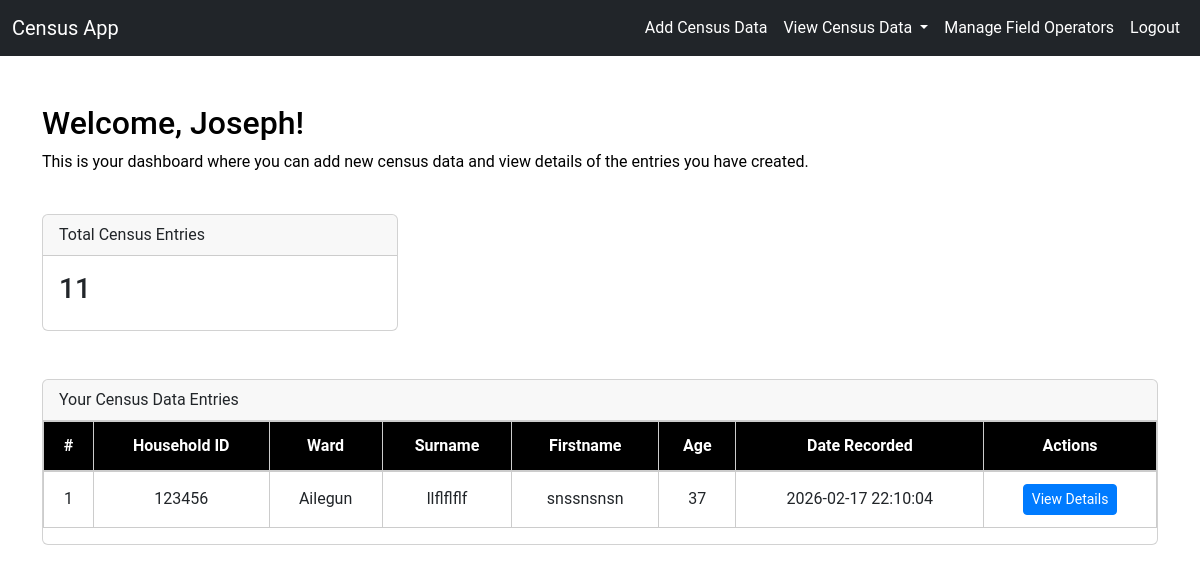
/operator_dashboard.php (signed in), run on the app's committed database.
### tables this page shows
CREATE TABLE `users` (
  `user_id` int(11) NOT NULL,
  `username` varchar(50) NOT NULL,
  `password` varchar(255) NOT NULL,
  `email` varchar(100) DEFAULT NULL,
  `role` enum('admin','field_operator') NOT NULL,
  `created_at` timestamp NOT NULL DEFAULT current_timestamp(),
  `surname` varchar(50) NOT NULL,
  `firstname` varchar(50) NOT NULL,
  `othername` varchar(50) DEFAULT NULL,
  `sex` enum('Male','Female') NOT NULL,
  `date_of_birth` date DEFAULT NULL,
  `address` varchar(255) NOT NULL,
  `state_of_origin` varchar(50) NOT NULL,
  `local_government_of_origin` varchar(50) NOT NULL
);

CREATE TABLE `census` (
  `census_id` int(11) NOT NULL,
  `household_id` varchar(50) NOT NULL,
  `ward` enum('Aigbaka','Ailegun','Fadu','Ifoshi','Ilamose','Oke-Afa') NOT NULL,
  `address` varchar(255) NOT NULL,
  `date_recorded` timestamp NOT NULL DEFAULT current_timestamp(),
  `operator_id` int(11) DEFAULT NULL,
  `surname` varchar(255) NOT NULL,
  `firstname` varchar(255) NOT NULL,
  `othername` varchar(255) DEFAULT NULL,
  `current_age` int(11) NOT NULL,
  `sex` enum('Male','Female') NOT NULL,
  `date_of_birth` date NOT NULL,
  `occupation` varchar(255) NOT NULL,
  `disability_status` enum('Yes','No') NOT NULL,
  `state_of_birth` varchar(255) NOT NULL,
  `local_government_of_birth` varchar(255) NOT NULL,
  `state_of_origin` varchar(255) NOT NULL,
  `local_government_of_origin` varchar(255) NOT NULL,
  `national_identity_number` varchar(11) DEFAULT NULL,
  `latitude` decimal(10,7) DEFAULT NULL,
  `longitude` decimal(10,7) DEFAULT NULL,
  `gps_accuracy` float DEFAULT NULL,
  `gps_address` varchar(255) DEFAULT NULL,
  `location_captured_at` datetime DEFAULT NULL,
  `location_verified` tinyint(1) DEFAULT 0
);

### operator_dashboard.php (the view, shortened to what this page needs)
<?php
include('php/db_connect.php');
$user_id = $_SESSION['user_id'];
$sql = "SELECT firstname FROM users WHERE user_id = $user_id";
$result = $conn->query($sql);
$user = $result->fetch_assoc();
$firstname = $user['firstname'];
$sql_total_census = "SELECT COUNT(*) as total FROM census WHERE operator_id = $user_id";
$result_total_census = $conn->query($sql_total_census);
$total_census = $result_total_census->fetch_assoc()['total'];
$sql_census = "SELECT * FROM census WHERE operator_id = $user_id ORDER BY date_recorded DESC LIMIT 1";
$result_census = $conn->query($sql_census);
?>
<!DOCTYPE html>
<html lang="en">
<head>
    <link href="https://cdn.jsdelivr.net/npm/bootstrap@5.3.0/dist/css/bootstrap.min.css" rel="stylesheet">
    <link href="css/style.css" rel="stylesheet">
</head>
<body>
    <?php include('layout/header.php'); ?>
    <div class="container mt-5">
        <div class="row">
            <div class="col-md-12">
                <h2>Welcome, <?php echo htmlspecialchars($firstname); ?>!</h2>
                <p>This is your dashboard where you can add new census data and view details of the entries you have created.</p>
            </div>
        </div>
        <div class="row mt-4">
            <div class="col-md-4 mb-4">
                <div class="card">
                    <div class="card-header">Total Census Entries</div>
                    <div class="card-body">
                        <h3><?php echo $total_census; ?></h3>
                    </div>
                </div>
            </div>
        </div>
        <div class="row mt-4">
            <div class="col-md-12">
                <div class="card">
                    <div class="card-header">Your Census Data Entries</div>
                    <div class="table-responsive">
                        <table class="table table-bordered">
                            <thead>
                                <tr>
                                    <th>#</th>
                                    <th>Household ID</th>
                                    <th>Ward</th>
                                    <th>Surname</th>
                                    <th>Firstname</th>
                                    <th>Age</th>
                                    <th>Date Recorded</th>
                                    <th>Actions</th>
                                </tr>
                            </thead>
                            <tbody>
                                <?php
                                $serial_number = 1;
                                while ($row = $result_census->fetch_assoc()): ?>
                                    <tr>
                                        <td><?php echo $serial_number++; ?></td>
                                        <td><?php echo htmlspecialchars($row['household_id']); ?></td>
                                        <td><?php echo htmlspecialchars($row['ward']); ?></td>
                                        <td><?php echo htmlspecialchars($row['surname']); ?></td>
                                        <td><?php echo htmlspecialchars($row['firstname']); ?></td>
                                        <td><?php echo htmlspecialchars($row['current_age']); ?></td>
                                        <td><?php echo htmlspecialchars($row['date_recorded']); ?></td>
                                        <td><a href="view_details.php?id=<?php echo $row['census_id']; ?>" class="btn btn-primary btn-sm">View Details</a></td>
                                    </tr>
                                <?php endwhile; ?>
                            </tbody>
                        </table>
                    </div>
                </div>
            </div>
        </div>
    </div>
</body>
</html>

### css/style.css (style rules this page uses)
body { background-color: #ffffff; font-family: 'Roboto', sans-serif; color: #000000; padding-top: 56px; }
.table-bordered { border: 1px solid #cccccc; }
.table th, .table td { padding: 12px; vertical-align: middle; text-align: center; }
.table thead th { background-color: #000000; color: #ffffff; border-bottom: 2px solid #cccccc; }
.btn-primary { background-color: #007bff; border-color: #007bff; transition: background-color 0.2s ease-in-out, border-color 0.2s ease-in-out; }

### data on the page
users: firstname "Joseph"
census: household "123456", ward "Ailegun", surname "llflflflf", firstname "snssnsnsn", current_age "37", date_recorded "2026-02-17 22:10:04"

### other printed values
$total_census "11"
